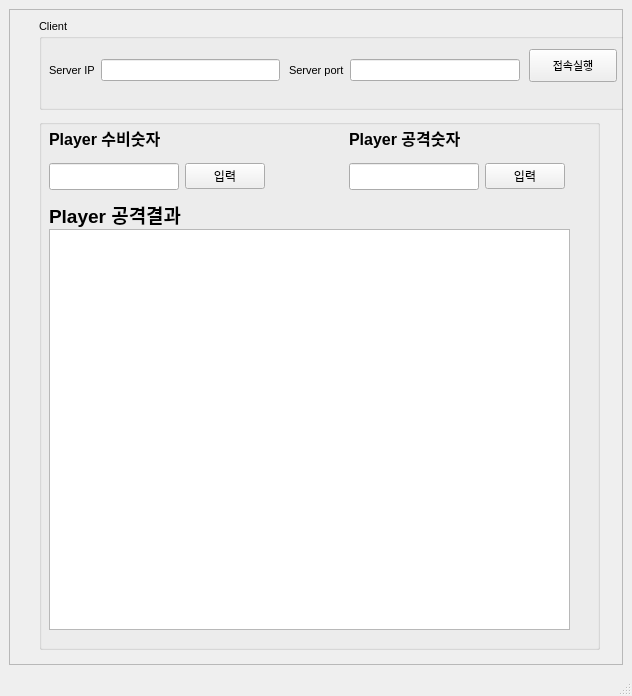
<?xml version="1.0" encoding="UTF-8"?>
<ui version="4.0">
 <class>MainWindow</class>
 <widget class="QMainWindow" name="MainWindow">
  <property name="geometry">
   <rect>
    <x>0</x>
    <y>0</y>
    <width>632</width>
    <height>696</height>
   </rect>
  </property>
  <property name="windowTitle">
   <string>MainWindow</string>
  </property>
  <widget class="QWidget" name="centralwidget">
   <layout class="QHBoxLayout" name="horizontalLayout_5">
    <item>
     <widget class="QFrame" name="frame">
      <property name="frameShape">
       <enum>QFrame::StyledPanel</enum>
      </property>
      <property name="frameShadow">
       <enum>QFrame::Raised</enum>
      </property>
      <widget class="QGroupBox" name="groupBox">
       <property name="geometry">
        <rect>
         <x>30</x>
         <y>10</y>
         <width>621</width>
         <height>91</height>
        </rect>
       </property>
       <property name="font">
        <font>
         <pointsize>8</pointsize>
        </font>
       </property>
       <property name="title">
        <string>Client</string>
       </property>
       <widget class="QWidget" name="layoutWidget_4">
        <property name="geometry">
         <rect>
          <x>10</x>
          <y>30</y>
          <width>231</width>
          <height>42</height>
         </rect>
        </property>
        <layout class="QHBoxLayout" name="horizontalLayout_6">
         <item>
          <widget class="QLabel" name="label_7">
           <property name="text">
            <string>Server IP</string>
           </property>
          </widget>
         </item>
         <item>
          <widget class="QLineEdit" name="lineEdit_5"/>
         </item>
        </layout>
       </widget>
       <widget class="QWidget" name="layoutWidget_3">
        <property name="geometry">
         <rect>
          <x>250</x>
          <y>30</y>
          <width>231</width>
          <height>42</height>
         </rect>
        </property>
        <layout class="QHBoxLayout" name="horizontalLayout_7">
         <item>
          <widget class="QLabel" name="label_8">
           <property name="text">
            <string>Server port</string>
           </property>
          </widget>
         </item>
         <item>
          <widget class="QLineEdit" name="lineEdit_6"/>
         </item>
        </layout>
       </widget>
       <widget class="QPushButton" name="pushButton_2">
        <property name="geometry">
         <rect>
          <x>490</x>
          <y>30</y>
          <width>88</width>
          <height>33</height>
         </rect>
        </property>
        <property name="text">
         <string>접속실행</string>
        </property>
       </widget>
      </widget>
      <widget class="QGroupBox" name="groupBox_2">
       <property name="geometry">
        <rect>
         <x>30</x>
         <y>110</y>
         <width>561</width>
         <height>531</height>
        </rect>
       </property>
       <property name="title">
        <string/>
       </property>
       <widget class="QWidget" name="layoutWidget">
        <property name="geometry">
         <rect>
          <x>10</x>
          <y>0</y>
          <width>216</width>
          <height>71</height>
         </rect>
        </property>
        <layout class="QGridLayout" name="gridLayout">
         <item row="0" column="0">
          <widget class="QLabel" name="label_2">
           <property name="font">
            <font>
             <pointsize>12</pointsize>
             <weight>75</weight>
             <bold>true</bold>
            </font>
           </property>
           <property name="text">
            <string>Player 수비숫자</string>
           </property>
          </widget>
         </item>
         <item row="1" column="0">
          <widget class="QLineEdit" name="lineEdit_7">
           <property name="font">
            <font>
             <pointsize>12</pointsize>
            </font>
           </property>
          </widget>
         </item>
         <item row="1" column="1">
          <widget class="QPushButton" name="pushButton">
           <property name="text">
            <string>입력</string>
           </property>
          </widget>
         </item>
        </layout>
       </widget>
       <widget class="QWidget" name="layoutWidget_2">
        <property name="geometry">
         <rect>
          <x>310</x>
          <y>0</y>
          <width>216</width>
          <height>71</height>
         </rect>
        </property>
        <layout class="QGridLayout" name="gridLayout_2">
         <item row="0" column="0">
          <widget class="QLabel" name="label_9">
           <property name="font">
            <font>
             <pointsize>12</pointsize>
             <weight>75</weight>
             <bold>true</bold>
            </font>
           </property>
           <property name="text">
            <string>Player 공격숫자</string>
           </property>
          </widget>
         </item>
         <item row="1" column="0">
          <widget class="QLineEdit" name="lineEdit_8">
           <property name="font">
            <font>
             <pointsize>12</pointsize>
            </font>
           </property>
          </widget>
         </item>
         <item row="1" column="1">
          <widget class="QPushButton" name="pushButton_3">
           <property name="text">
            <string>입력</string>
           </property>
          </widget>
         </item>
        </layout>
       </widget>
       <widget class="QLabel" name="label_10">
        <property name="geometry">
         <rect>
          <x>10</x>
          <y>70</y>
          <width>141</width>
          <height>51</height>
         </rect>
        </property>
        <property name="font">
         <font>
          <pointsize>14</pointsize>
          <weight>75</weight>
          <bold>true</bold>
         </font>
        </property>
        <property name="text">
         <string>Player 공격결과</string>
        </property>
       </widget>
       <widget class="QTextEdit" name="textEdit">
        <property name="geometry">
         <rect>
          <x>10</x>
          <y>110</y>
          <width>521</width>
          <height>401</height>
         </rect>
        </property>
       </widget>
      </widget>
     </widget>
    </item>
   </layout>
  </widget>
  <widget class="QStatusBar" name="statusbar"/>
 </widget>
 <resources/>
 <connections/>
</ui>
